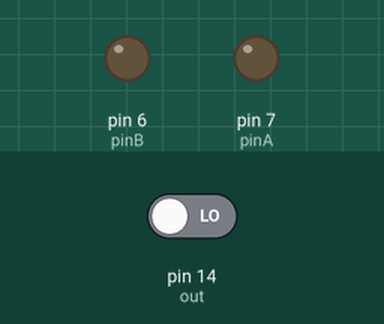
The sketch below on a simulated Arduino Uno, built with avr-gcc and run on an emulated ATmega328P. Parts: output pins drawn as LEDs (lit = HIGH). The test bench sets the inputs (shaded band); at power-on: pin 14 (out) LOW. What the sketch prints to the serial monitor is not drawn.

Above: at 0.12 s.
At 0.8 s:
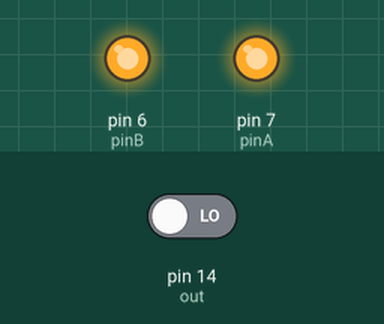
Timing chart, 0 to 2.3 s (numbered marks = the images above):
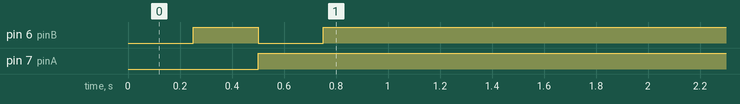

Measured:
- by itself, pin 6 (pinB): LOW → HIGH at 0.25 s, → LOW 0.25 s later, → HIGH 0.25 s later
- by itself, pin 7 (pinA): LOW → HIGH at 0.50 s

The sketch:

_28.ino
```cpp
int pinA = 7;
int pinB = 6;
int out = 14;
int _7408count = 0;
int _7400count = 0;
int x = 0;
int Logic_gate[2][4] = {{1, 1, 1, 0}, {0, 0, 0, 1}}; //7400,7408
int Read_gate [4];
void setup()
{
  Serial.begin(9600);
  pinMode(out, INPUT);
  pinMode(pinA, OUTPUT);
  pinMode(pinB, OUTPUT);
}

void loop()
{
  while (x < 4) {
    digitalWrite(pinA, LOW);
    digitalWrite(pinB, LOW);
    delay(250);
      Read_gate[x] = digitalRead(out);
      if (Read_gate[x] == Logic_gate[1][x]) {
        _7408count++;
      }
      if (Read_gate[x] == Logic_gate[0][x]) {
        _7400count++;
      }
      x = x + 1;

    digitalWrite(pinA, LOW);
    digitalWrite(pinB, HIGH);
    delay(250);
      Read_gate[x] = digitalRead(out);
      if (Read_gate[x] == Logic_gate[1][x]) {
        _7408count++;
      }
      if (Read_gate[x] == Logic_gate[0][x]) {
        _7400count++;
      }
      x = x + 1;

    digitalWrite(pinA, HIGH);
    digitalWrite(pinB, LOW);
    delay(250);
      Read_gate[x] = digitalRead(out);
      if (Read_gate[x] == Logic_gate[1][x]) {
        _7408count++;
      }
      if (Read_gate[x] == Logic_gate[0][x]) {
        _7400count++;
      }
      x = x + 1;

    digitalWrite(pinA, HIGH);
    digitalWrite(pinB, HIGH);
    delay(250);
      Read_gate[x] = digitalRead(out);
      if (Read_gate[x] == Logic_gate[1][x]) {
        _7408count++;
      }
      if (Read_gate[x] == Logic_gate[0][x]) {
        _7400count++;
      }
      x = x + 1;

    if (_7408count == 4) {
      Serial.print("\n7408 IC is good.\n");
      break;
    }
    if (_7400count == 4) {
      Serial.print("\n7400 IC is good.\n");
      break;
    }
     if (_7400count != 4 and _7408count != 4) {
      Serial.print("\nNothing connect or IC is not AND or NAND.\n");
      break;
    }
  }

}
```
